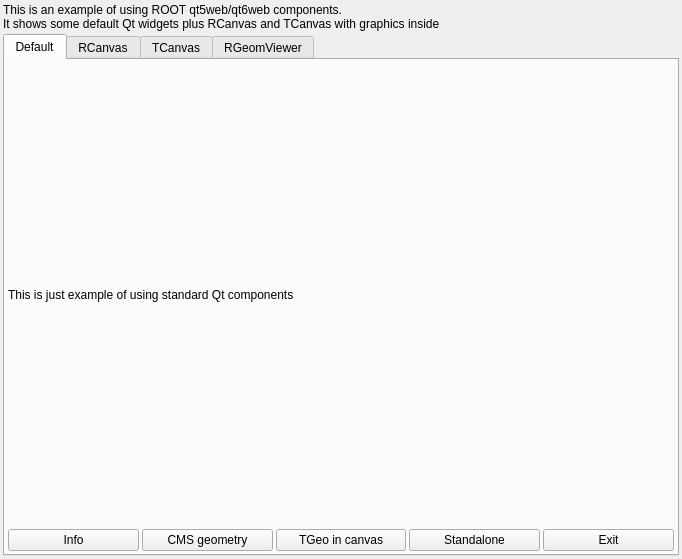
<ui version="4.0">
  <author>Sergey Linev</author>
  <comment></comment>
  <exportmacro></exportmacro>
  <class>ExampleWidget</class>
  <widget class="QWidget" name="ExampleWidget">
    <property name="geometry" >
      <rect>
        <x>0</x>
        <y>0</y>
        <width>682</width>
        <height>559</height>
      </rect>
    </property>
    <property name="windowTitle" >
      <string>QtWeb ROOT example</string>
    </property>
    <layout class="QGridLayout" >
      <item row="0" column="0" >
        <widget class="QLabel" name="textLabel1" >
          <property name="text" >
            <string>This is an example of using ROOT qt5web/qt6web components. &lt;br>It shows some default Qt widgets plus RCanvas and TCanvas with graphics inside</string>
          </property>
          <property name="wordWrap" >
            <bool>false</bool>
          </property>
        </widget>
      </item>
      <item row="1" column="0" >
        <widget class="QTabWidget" name="fxTabWidget" >
          <widget class="QWidget" name="DefaultTab" >
            <attribute name="title" >
              <string>Default</string>
            </attribute>
            <layout class="QGridLayout" >
              <item row="0" column="0" >
                <widget class="QLabel" name="InfoLabel1" >
                  <property name="text" >
                    <string>This is just example of using standard Qt components</string>
                  </property>
                  <property name="alignment" >
                    <set>Qt::AlignVCenter</set>
                  </property>
                  <property name="wordWrap" >
                    <bool>true</bool>
                  </property>
                </widget>
              </item>
              <item row="1" column="0" >
                <layout class="QHBoxLayout" >
                  <item>
                    <widget class="QPushButton" name="InfoBtn" >
                      <property name="text" >
                        <string>Info</string>
                      </property>
                      <property name="toolTip" >
                         <string>Show application info dialog</string>
                      </property>
                    </widget>
                  </item>
                  <item>
                    <widget class="QPushButton" name="CmsBtn" >
                      <property name="toolTip" >
                         <string>Show CMS geometry from https://root-eos.web.cern.ch/files/cms.root</string>
                      </property>
                      <property name="text" >
                         <string>CMS geometry</string>
                      </property>
                    </widget>
                  </item>
                  <item>
                    <widget class="QPushButton" name="GeoCanvasBtn" >
                      <property name="text" >
                        <string>TGeo in canvas</string>
                      </property>
                      <property name="toolTip" >
                         <string>Display simple geometry in TCanvas</string>
                      </property>
                    </widget>
                  </item>
                  <item>
                    <widget class="QPushButton" name="StandaloneBtn" >
                      <property name="text" >
                        <string>Standalone</string>
                      </property>
                      <property name="toolTip" >
                         <string>Start standalone TCanvas qt5web widget</string>
                      </property>
                    </widget>
                  </item>
                  <item>
                    <widget class="QPushButton" name="ExitBtn" >
                      <property name="text" >
                        <string>Exit</string>
                      </property>
                    </widget>
                  </item>
                </layout>
              </item>
            </layout>
          </widget>
          <widget class="QWidget" name="RCanvasTab">
            <attribute name="title" >
              <string>RCanvas</string>
            </attribute>
            <layout class="QGridLayout" name="rcanvasGridLayout">
              <property name="margin" >
                <number>2</number>
              </property>
              <property name="spacing" >
                <number>2</number>
              </property>
              <item row="0" column="0" >
                <widget class="RCanvasWidget" name="fxRCanvasWidget" >
                  <property name="sizePolicy" >
                    <sizepolicy>
                      <hsizetype>7</hsizetype>
                      <vsizetype>7</vsizetype>
                      <horstretch>0</horstretch>
                      <verstretch>1</verstretch>
                    </sizepolicy>
                  </property>
                  <property name="minimumSize" >
                    <size>
                      <width>100</width>
                      <height>100</height>
                    </size>
                  </property>
                </widget>
              </item>
            </layout>
          </widget>
          <widget class="QWidget" name="TCanvasTab">
            <attribute name="title" >
              <string>TCanvas</string>
            </attribute>
            <layout class="QGridLayout" name="tcanvasGridLayout">
              <property name="margin" >
                <number>2</number>
              </property>
              <property name="spacing" >
                <number>2</number>
              </property>
              <item row="0" column="0" >
                <widget class="TCanvasWidget" name="fxTCanvasWidget" >
                  <property name="sizePolicy" >
                    <sizepolicy>
                      <hsizetype>7</hsizetype>
                      <vsizetype>7</vsizetype>
                      <horstretch>0</horstretch>
                      <verstretch>1</verstretch>
                    </sizepolicy>
                  </property>
                  <property name="minimumSize" >
                    <size>
                      <width>100</width>
                      <height>100</height>
                    </size>
                  </property>
                </widget>
              </item>
            </layout>
          </widget>
          <widget class="QWidget" name="RGeomViewerTab">
            <attribute name="title" >
              <string>RGeomViewer</string>
            </attribute>
            <layout class="QGridLayout" name="geomviewerGridLayout">
              <property name="margin" >
                <number>2</number>
              </property>
              <property name="spacing" >
                <number>2</number>
              </property>
              <item row="0" column="0" >
                <widget class="RGeomViewerWidget" name="fxGeomViewerWidget" >
                  <property name="sizePolicy" >
                    <sizepolicy>
                      <hsizetype>7</hsizetype>
                      <vsizetype>7</vsizetype>
                      <horstretch>0</horstretch>
                      <verstretch>1</verstretch>
                    </sizepolicy>
                  </property>
                  <property name="minimumSize" >
                    <size>
                      <width>100</width>
                      <height>100</height>
                    </size>
                  </property>
                </widget>
              </item>
            </layout>
          </widget>
        </widget>
      </item>
    </layout>
  </widget>
  <layoutdefault spacing="3" margin="3" />
  <customwidgets>
    <customwidget>
      <class>RCanvasWidget</class>
      <extends>QWidget</extends>
      <header>RCanvasWidget.h</header>
      <container>0</container>
    </customwidget>
    <customwidget>
      <class>TCanvasWidget</class>
      <extends>QWidget</extends>
      <header>TCanvasWidget.h</header>
      <container>0</container>
    </customwidget>
    <customwidget>
      <class>RGeomViewerWidget</class>
      <extends>QWidget</extends>
      <header>RGeomViewerWidget.h</header>
      <container>0</container>
    </customwidget>
  </customwidgets>
</ui>
